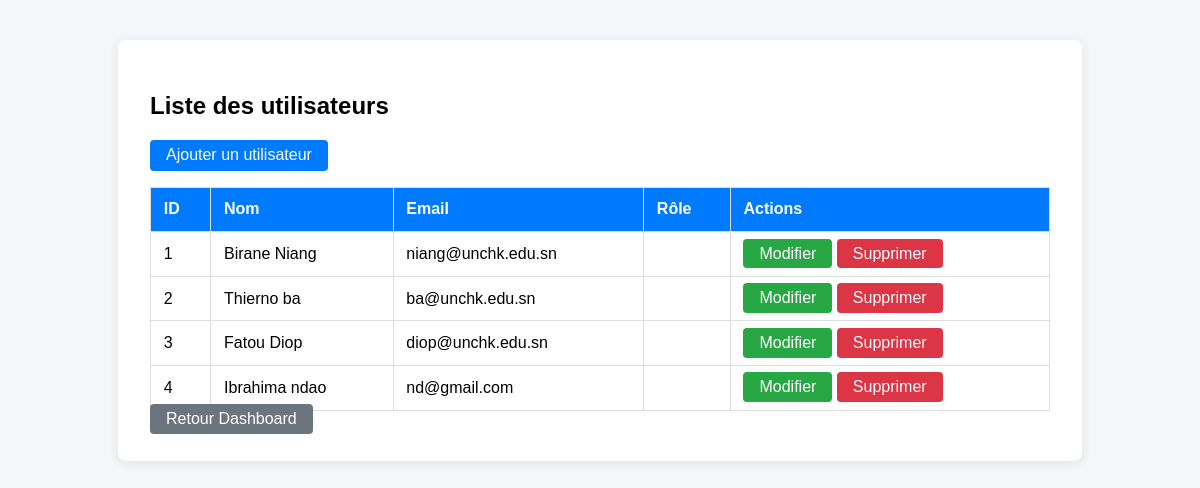
Screenshot of /admin/utilisateurs/liste.php (signed in) with the database file from the repository.
### tables this page shows
CREATE TABLE `utilisateurs` (
  `id` int(11) NOT NULL,
  `nom` varchar(100) NOT NULL,
  `email` varchar(100) NOT NULL,
  `mot_de_passe` varchar(255) NOT NULL,
  `rôle` enum('admin','client') NOT NULL DEFAULT 'client'
);

### admin/utilisateurs/liste.php (the view, shortened to what this page needs)
<?php
$conn = new mysqli("localhost", "root", "", "senmeubles");
$result = $conn->query("SELECT * FROM utilisateurs");
?>
<!DOCTYPE html>
<html lang="fr">
<head>
</head>
<body>
    <div class="container">
        <h2>Liste des utilisateurs</h2>
        <a href="ajouter.php" class="btn add">Ajouter un utilisateur</a>
        <table>
            <tr>
                <th>ID</th>
                <th>Nom</th>
                <th>Email</th>
                <th>Rôle</th>
                <th>Actions</th>
            </tr>
            <?php while($row = $result->fetch_assoc()): ?>
            <tr>
                <td><?= $row['id'] ?></td>
                <td><?= htmlspecialchars($row['nom']) ?></td>
                <td><?= htmlspecialchars($row['email']) ?></td>
                <td><?= isset($row['role']) ? htmlspecialchars($row['role']) : '' ?></td>
                <td>
                    <a href="modifier.php?id=<?= $row['id'] ?>" class="btn edit">Modifier</a>
                    <a href="supprimer.php?id=<?= $row['id'] ?>" class="btn delete" onclick="return confirm('Supprimer cet utilisateur ?')">Supprimer</a>
                </td>
            </tr>
            <?php endwhile; ?>
        </table>
        <a href="../dashboard.php" class="btn" style="background:#6c757d;">Retour Dashboard</a>
    </div>
</body>
</html>

### admin/utilisateurs/liste.php (style rules this page uses)
body { font-family: Arial, sans-serif; background: #f4f6f8; margin: 0; }
.container { max-width: 900px; margin: 40px auto; background: #fff; padding: 2rem; border-radius: 8px; box-shadow: 0 2px 12px rgba(0,0,0,0.08); }
table { width: 100%; border-collapse: collapse; }
th, td { padding: 0.8rem; border: 1px solid #ddd; text-align: left; }
th { background: #007bff; color: #fff; }
a.btn { padding: 0.4rem 1rem; border-radius: 4px; color: #fff; text-decoration: none; }
.edit { background: #28a745; }
.delete { background: #dc3545; }
.add { background: #007bff; margin-bottom: 1rem; display: inline-block; }

### rows the page displays
utilisateurs: id "1", nom "Birane Niang", email "niang@unchk.edu.sn"
utilisateurs: id "2", nom "Thierno ba", email "ba@unchk.edu.sn"
utilisateurs: id "3", nom "Fatou Diop", email "diop@unchk.edu.sn"
utilisateurs: id "4", nom "Ibrahima ndao", email "nd@gmail.com"
